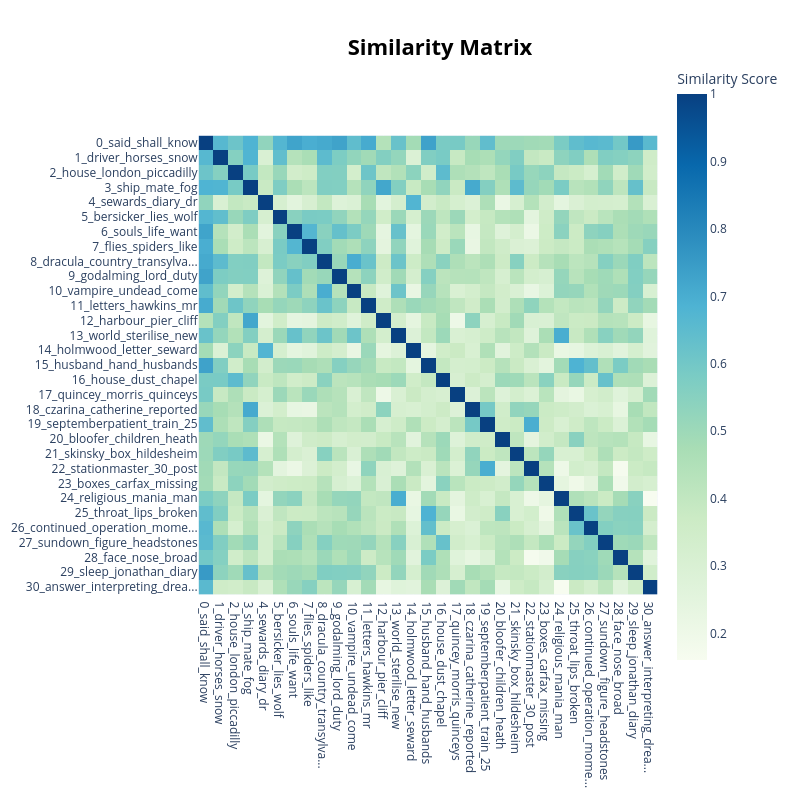

The notebook cell saved with this chart:
### Markdown cell above
##### Topic Heatmap

### Code cell
topic_model.visualize_heatmap()

### Figure 1 — Plotly figure (JSON) as saved in the notebook; plotly's stock layout.template omitted (floating-point values rounded to 4 significant figures; data arrays with more than 128 entries replaced by an {"elided": "..."} marker saying what was removed)
{"data": [{"coloraxis": "coloraxis", "hovertemplate": "x: %{x}<br>y: %{y}<br>Similarity Score: %{z}<extra></extra>", "name": "0", "type": "heatmap", "x": ["0_said_shall_know", "1_driver_horses_snow", "2_house_london_piccadilly", "3_ship_mate_fog", "4_sewards_diary_dr", "5_bersicker_lies_wolf", "6_souls_life_want", "7_flies_spiders_like", "8_dracula_country_transylva...", "9_godalming_lord_duty", "10_vampire_undead_come", "11_letters_hawkins_mr", "12_harbour_pier_cliff", "13_world_sterilise_new", "14_holmwood_letter_seward", "15_husband_hand_husbands", "16_house_dust_chapel", "17_quincey_morris_quinceys", "18_czarina_catherine_reported", "19_septemberpatient_train_25", "20_bloofer_children_heath", "21_skinsky_box_hildesheim", "22_stationmaster_30_post", "23_boxes_carfax_missing", "24_religious_mania_man", "25_throat_lips_broken", "26_continued_operation_mome...", "27_sundown_figure_headstones", "28_face_nose_broad", "29_sleep_jonathan_diary", "30_answer_interpreting_drea..."], "xaxis": "x", "y": ["0_said_shall_know", "1_driver_horses_snow", "2_house_london_piccadilly", "3_ship_mate_fog", "4_sewards_diary_dr", "5_bersicker_lies_wolf", "6_souls_life_want", "7_flies_spiders_like", "8_dracula_country_transylva...", "9_godalming_lord_duty", "10_vampire_undead_come", "11_letters_hawkins_mr", "12_harbour_pier_cliff", "13_world_sterilise_new", "14_holmwood_letter_seward", "15_husband_hand_husbands", "16_house_dust_chapel", "17_quincey_morris_quinceys", "18_czarina_catherine_reported", "19_septemberpatient_train_25", "20_bloofer_children_heath", "21_skinsky_box_hildesheim", "22_stationmaster_30_post", "23_boxes_carfax_missing", "24_religious_mania_man", "25_throat_lips_broken", "26_continued_operation_mome...", "27_sundown_figure_headstones", "28_face_nose_broad", "29_sleep_jonathan_diary", "30_answer_interpreting_drea..."], "yaxis": "y", "z": {"elided": "31x31 float values"}}], "layout": {"coloraxis": {"colorbar": {"title": {"text": "Similarity Score"}}, "colorscale": [[0, "rgb(247,252,240)"], [0.125, "rgb(224,243,219)"], [0.25, "rgb(204,235,197)"], [0.375, "rgb(168,221,181)"], [0.5, "rgb(123,204,196)"], [0.625, "rgb(78,179,211)"], [0.75, "rgb(43,140,190)"], [0.875, "rgb(8,104,172)"], [1, "rgb(8,64,129)"]]}, "height": 800, "hoverlabel": {"bgcolor": "white", "font": {"family": "Rockwell", "size": 16}}, "legend": {"title": {"text": "Trend"}}, "margin": {"t": 60}, "showlegend": true, "title": {"font": {"color": "Black", "size": 22}, "text": "<b>Similarity Matrix</b>", "x": 0.55, "xanchor": "center", "y": 0.95, "yanchor": "top"}, "width": 800, "xaxis": {"anchor": "y", "constrain": "domain", "domain": [0, 1], "scaleanchor": "y"}, "yaxis": {"anchor": "x", "autorange": "reversed", "constrain": "domain", "domain": [0, 1]}}}
